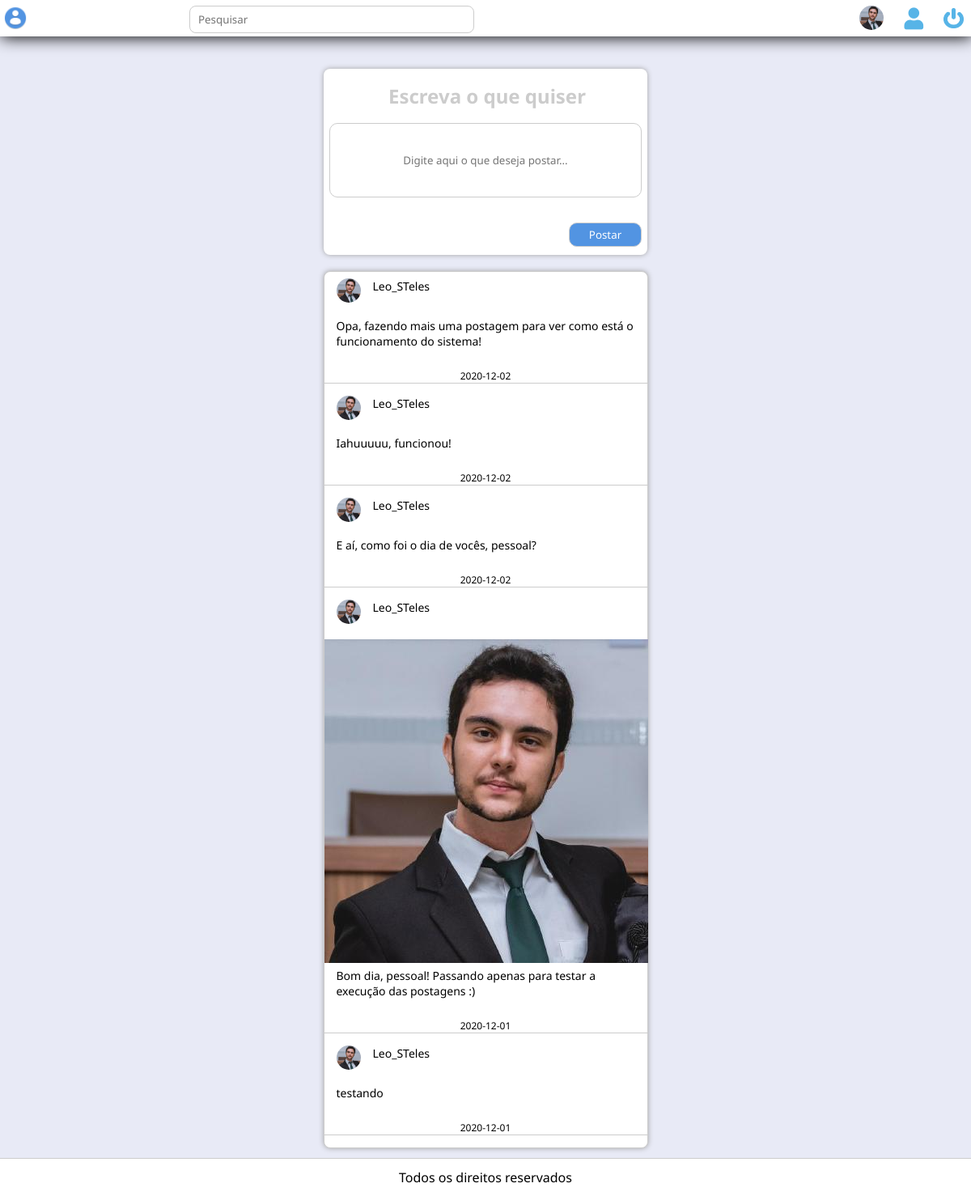
/pages/ (signed in), run on the app's committed database.
### tables this page shows
CREATE TABLE `users` (
  `id` int(11) NOT NULL,
  `nome` varchar(255) NOT NULL,
  `usuario` varchar(255) NOT NULL,
  `senha` varchar(255) NOT NULL,
  `email` varchar(255) NOT NULL,
  `imagem` varchar(255) NOT NULL
);

CREATE TABLE `posts` (
  `id` int(11) NOT NULL,
  `postagem` varchar(1000) NOT NULL,
  `data` date NOT NULL,
  `user` varchar(255) NOT NULL,
  `imagem` varchar(255) NOT NULL
);

### classes/MySql.php (the view, shortened to what this page needs)
<?php
class MySql{
	public static function retornarFoto(){
		$pdo = new PDO('mysql:host='.HOST.';dbname='.DATABASE,USER,PASSWORD,array(PDO::MYSQL_ATTR_INIT_COMMAND => "SET NAMES utf8"));
		$usuario = $_SESSION['usuario'];
		$senha = $_SESSION['senha'];
		$sql = "SELECT * FROM users WHERE usuario = ? AND senha = ?";
		$query = $pdo->prepare($sql);
		$query->execute(array($usuario, $senha));
		if($query->rowCount() == 1){
			$result = $query->fetch(PDO::FETCH_ASSOC);
			$imagem = $result['imagem'];
			echo $imagem;
		}
	}
	public static function listarPosts(){
		$pdo = new PDO('mysql:host='.HOST.';dbname='.DATABASE,USER,PASSWORD,array(PDO::MYSQL_ATTR_INIT_COMMAND => "SET NAMES utf8"));
		$usuario = $_SESSION['usuario'];
		$senha = $_SESSION['senha'];
		$sql = "SELECT * FROM users WHERE usuario = ? AND senha = ?";
		$query = $pdo->prepare($sql);
		$query->execute(array($usuario, $senha));
		if($query->rowCount() == 1){
			$result = $query->fetch(PDO::FETCH_ASSOC);
			$img = $result['imagem'];
		}
		$usuario = $_SESSION['usuario'];
		$pdo = new PDO('mysql:host='.HOST.';dbname='.DATABASE,USER,PASSWORD,array(PDO::MYSQL_ATTR_INIT_COMMAND => "SET NAMES utf8"));
		$sql = "SELECT * FROM posts ORDER BY data desc";
		$query = $pdo->prepare($sql);
		$query->execute(array($usuario));
		while($result = $query->fetch(PDO::FETCH_ASSOC)){
			$data = $result['data'];
			$imagem = $result['imagem'];
			$postagem = $result['postagem'];
			if($imagem ==""){
				echo "<div class= info-post><div class=imagem-retorno><img src= '../uploads/$img' ></div><div class=nome-usuario>$usuario</div></div>";
				echo "<div class=texto-post>$postagem</div>";
				echo "<div class =data-post> $data </div>";
			}else{
				echo "<div class= info-post><div class=imagem-retorno><img src= '../uploads/$imagem' ></div><div class=nome-usuario>$usuario</div></div>";
				echo "<img class='imagem-post' src= '../uploads/$imagem' >";
				echo "<div class=texto-post>$postagem</div>";
				echo "<div class =data-post> $data </div>";
			}
		}
		}
	}
?>

### pages/index.php (shortened to what this page needs)
<?php
include('../classes/MySql.php');
?>
<!DOCTYPE html>
<html>
<head>
	<link href="../style/css/all.css" rel="stylesheet">
	<link rel="stylesheet" type="text/css" href="<?php echo INCLUDE_PATH_STYLE; ?>style.css">
</head>
<body>
	<section>
		<header>
			<div class="logo">
				<img src="../images/image-index.jpg">
			</div>
			<div class="search-bar">
				<form method="POST">
					<input type="text" name="search" placeholder="Pesquisar" autocomplete="off">
				</form>
			</div>
			<div class="logout">
				<a href="<?php INCLUDE_PATH ?>?logout"><img class="btn-logout" src="../images/logout-btn.png"></a>
			</div>
			<div class="user-menu">
				<a href="<?php INCLUDE_PATH ?>?user"><i class="fas fa-user"></i></a>
			</div>
			<div class="img-menu-header">
				<?php $foto = new MySql();?>
				<img src="../uploads/<?php $foto->retornarFoto(); ?>">
			</div>
		</header>
	</section>
	<section>
		<div class="publicacao">
			<form method="POST">
				<h2>Escreva o que quiser</h2>
				<input type="textarea" name="texto-post" placeholder="Digite aqui o que deseja postar..." required>
				<input type="submit" name="enviar-post" value="Postar">
			</form>
		</div>
	</section>
	<section>
		<div class="postagens">
			<div class="box-postagem">
				<?php
					$postagens = new MySql();
					$postagens->listarPosts();
				?>
			</div>
		</div>
	</section>
	<section class="footer">
		<footer>
			<p>Todos os direitos reservados</p>
		</footer>
	</section>
</body>
</html>

### style/css/all.css (style rules this page uses)
.fa, .fas, .far, .fal, .fad, .fab { -moz-osx-font-smoothing: grayscale; -webkit-font-smoothing: antialiased; display: inline-block; font-style: normal; font-variant: normal; text-rendering: auto; line-height: 1; }
.fa-user:before { content: "\f007"; }
.fa, .fas { font-family: 'Font Awesome 5 Free'; font-weight: 900; }

### style/style.css (style rules this page uses)
* { margin: 0; padding: 0; font-family: 'Noto Sans'; }
body { background: #e8eaf6; }
header { background: white; padding: 4px; box-shadow: 1px 1px 20px; }
header img { margin-top: 3px; height: 30px; float: left; }
header .btn-logout { margin-right: 5px; margin-top: 5px; height: 25px; }
footer { margin-top: 12px; border-top: 1px solid #ccc; text-align: center; padding: 12px; background: white; }
.search-bar { margin-top: 3px; margin-left: 200px; float: left; }
header input[type=text] { width: 350px; border-radius: 8px; height: 32px; border: 1px solid #ccc; text-indent: 10px; }
.img-menu-header img { float: right; border-radius: 50%; margin-right: 25px; }
.user-menu { color: #57b4e7; float: right; font-size: 27px; }
.user-menu a { text-decoration: none; color: #57b4e7; }
.logout a { margin-left: 25px; margin-top: 1px; text-decoration: none; font-size: 25px; color: blue; float: right; }
.publicacao { background: white; margin: auto; display: block; width: 400px; height:230px; border: none; border-radius: 8px; background: #FFF; box-shadow: 0 0 6px #A1A1A1; margin-top: 40px; margin-bottom: 20px; }
.publicacao h2 { color: #ccc; position: relative; top: 50%; left: 70%; transform: translate(-50%,50%); }
.publicacao input[type=textarea] { position: relative; margin-top: 80px; top: 50%; left: 50%; transform: translate(-50%,-50%); text-align: center; border-radius: 10px; border: 1px solid #ccc; width: 96%; height: 90px; }
.publicacao input[type=submit] { background: #5294e2; color: white; position: relative; left: 87%; transform: translate(-50%,-50%); text-align: center; border-radius: 10px; border: 1px solid #ccc; width: 90px; height: 30px; }
div.box-postagem { box-shadow: 0 0 6px #A1A1A1; width: 399px; min-height: 70px; max-height: auto; display: block; margin: auto; border: 1px solid #ccc; border-radius: 8px; background-color: #FFF; }
.data-post { font-size: 12px; text-align: center; margin-bottom: 15px; border-bottom: 1px solid #ccc; }
.texto-post { font-size: 14px; text-align: left; margin-left: 15px; margin-bottom: 25px; }
.imagem-post { margin-right: 1px; margin-bottom: 1px; }
.imagem-retorno img { margin-right: 15px; height: 30px; border-radius: 50%; float: left; }
.info-post { margin-top: 8px; margin-left: 15px; font-size: 14px; margin-bottom: 30px; }

### data on the page
users: imagem (picture)
posts: users.imagem (picture), postagem "Opa, fazendo mais uma postagem para ver como está o funcionamento do sistema!", data "2020-12-02"
posts: users.imagem (picture), postagem "Iahuuuuu, funcionou!", data "2020-12-02"
posts: users.imagem (picture), postagem "E aí, como foi o dia de vocês, pessoal?", data "2020-12-02"
posts: imagem (picture), postagem "Bom dia, pessoal! Passando apenas para testar a execução das postagens :)", data "2020-12-01"
posts: users.imagem (picture), postagem "testando", data "2020-12-01"
